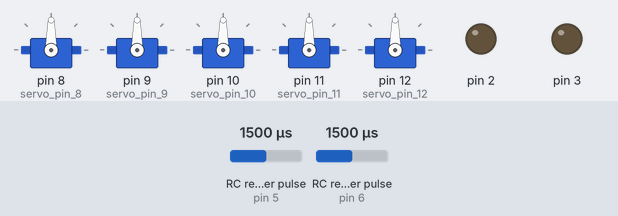
Recording of a sketch running on a simulated Arduino Leonardo, built with avr-gcc and run on an emulated ATmega32U4. Parts: 5 × servo, output pins drawn as LEDs (lit = HIGH). Wiring (inferred from the names in the program): 2 × RC receiver channel: data pin 5 / data pin 6. Inputs (shaded band) come from the test bench; at power-on: RC receiver pulse (sensors on pin 6, pin 5) 1500 µs.

Above: at 1.2 s.
1.3 s: RC receiver pulse (sensor on pin 6) set to 1020 µs
2.8 s: RC receiver pulse (sensor on pin 6) set to 1250 µs
At 3.44 s:
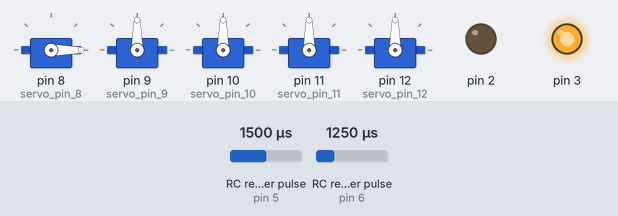
5.8 s: RC receiver pulse (sensor on pin 6) set to 1500 µs
At 7.5 s:
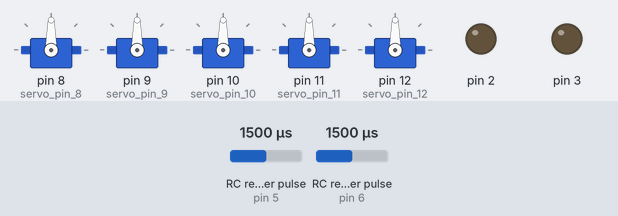
8.8 s: RC receiver pulse (sensor on pin 6) set to 1750 µs
At 9.06 s:
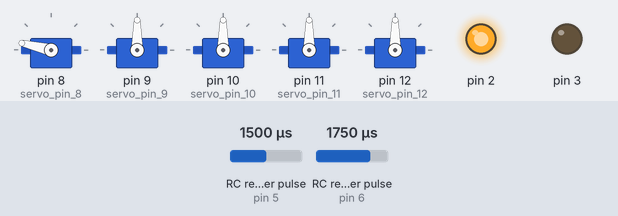
11.8 s: RC receiver pulse (sensor on pin 6) set to 1590 µs
At 12.13 s:
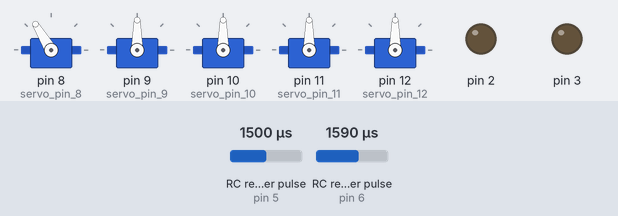
14.8 s: RC receiver pulse (sensor on pin 6) set to 1980 µs
At 15.6 s:
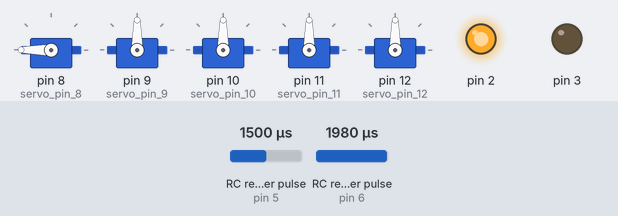
Timing chart, 0 to 17.3 s (numbered marks = the images above; inputs shaded):
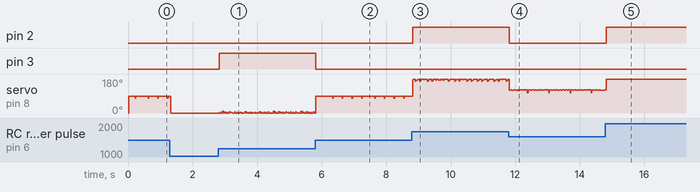

The sketch:

servo-test-straight-arduino.ino
```cpp
#include <Servo.h>
#include <EnableInterrupt.h>

#define CH1_PIN 5
#define CH3_PIN 6

uint16_t pwm_value_ch1 = 0;
uint16_t pwm_value_ch3 = 0;

Servo servo_pin_8;
Servo servo_pin_9;
Servo servo_pin_10;
Servo servo_pin_11;
Servo servo_pin_12;

// see http://blog.mired.org/2015/10/a-close-look-at-pwm-input.html
// pwm value range: 1252 to 1752, middle is 1504

void change_ch1() {
  static unsigned long prev_time_ch1 = 0;
  if (digitalRead(CH1_PIN))
    prev_time_ch1 = micros();
  else
    pwm_value_ch1 = micros() - prev_time_ch1;
}

void change_ch3() {
  static unsigned long prev_time_ch3 = 0;
  if (digitalRead(CH3_PIN))
    prev_time_ch3 = micros();
  else
    pwm_value_ch3 = micros() - prev_time_ch3;
}

void setup()
{
  pinMode( 2 , OUTPUT);
  pinMode( 3 , OUTPUT);
  servo_pin_8.attach(8);
  servo_pin_9.attach(9);
  servo_pin_10.attach(10);
  servo_pin_11.attach(11);
  servo_pin_12.attach(12);

  pinMode(CH1_PIN, INPUT_PULLUP);
  enableInterrupt(CH1_PIN, &change_ch1, CHANGE);
  pinMode(CH3_PIN, INPUT_PULLUP);
  enableInterrupt(CH3_PIN, &change_ch3, CHANGE);

//  Serial.begin(9600);
//  while (! Serial); // Wait untilSerial is ready - Leonardo
//  Serial.println("Ready");
}

int scale_pwm_to_servo (int pwm) {
  float result = (pwm - 1504.0) * 90.0 / 250.0; // range of -90 deg to +90 deg
  return (int)result;
}

int dead_zone (int servo_setting) {
  return (abs(servo_setting) > 10) ? servo_setting : 0;
}

void loop()
{

  uint16_t pwmin1, pwmin3;
  //noInterrupts();
  pwmin1 = pwm_value_ch1 ;
  pwmin3 = pwm_value_ch3 ;
  //interrupts();

//  Serial.print(pwmin1);
//  Serial.print("  ");
//  Serial.println(pwmin3);

  servo_pin_8.write( 90 + dead_zone(scale_pwm_to_servo(pwmin3)) );

  if (pwmin3 > 1600) {
    digitalWrite(2 , HIGH);
    digitalWrite(3 , LOW);
  } else if (pwmin3 < 1400 && pwmin3 > 1100) {
    digitalWrite(2 , LOW);
    digitalWrite(3 , HIGH);
  } else {
    digitalWrite(2 , LOW);
    digitalWrite(3 , LOW);
  }


}
```

Measured:
- after the input at 2.8 s, pin 3: LOW → HIGH at once
- after the input at 5.8 s, pin 3: HIGH → LOW at once
- after the input at 8.8 s, pin 2: LOW → HIGH at once
- after the input at 11.8 s, pin 2: HIGH → LOW at once
- after the input at 14.8 s, pin 2: LOW → HIGH at once
